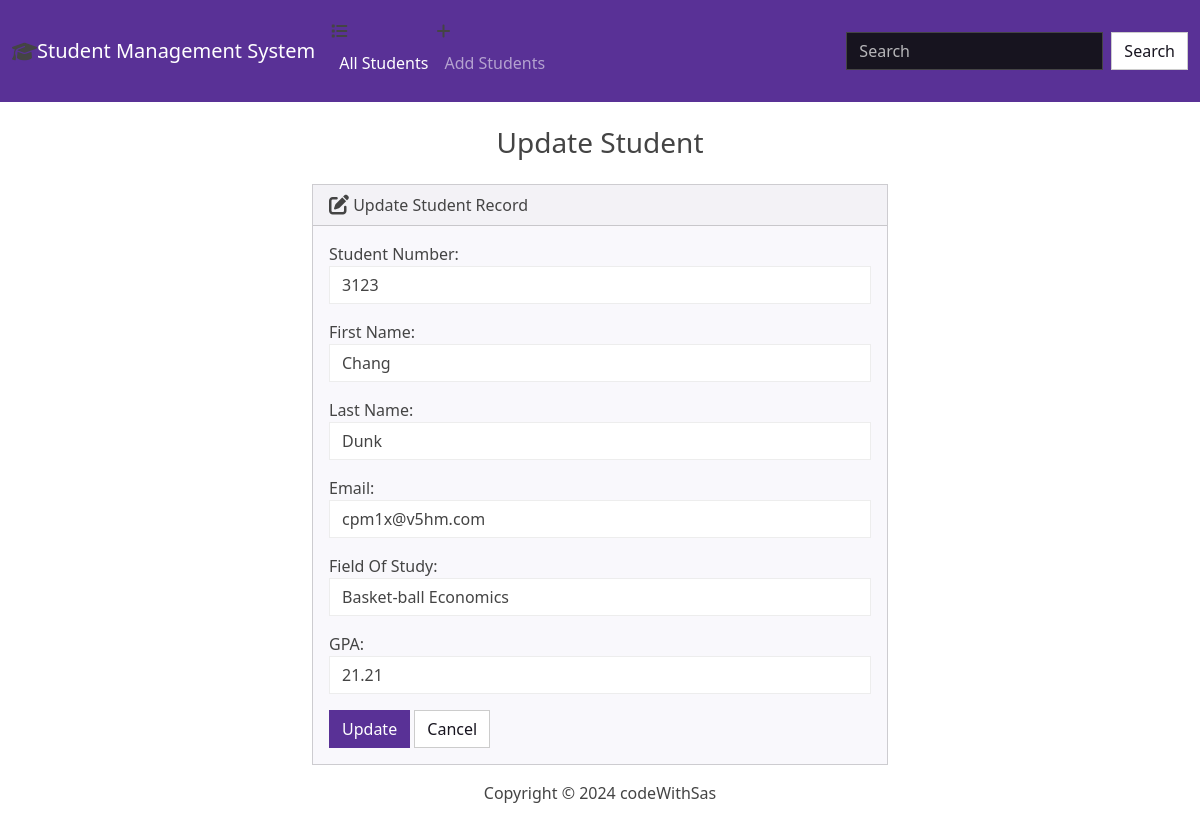
Page /edit/4/ on the committed database.
### students/models.py (models this page shows, shortened)
class Students(models.Model):
    student_Number=models.PositiveIntegerField()
    first_name=models.CharField(max_length=50)
    last_name=models.CharField(max_length=50)
    email=models.EmailField(max_length=100)
    fiels_of_study=models.CharField(max_length=50)
    gpa=models.FloatField()

### students/views.py (the view)
# urls.py: path("", views.index, name='index'), path('<int:id>', views.view_student, name='view_student'), path('add/', views.add, name='add'), path('edit/<str:pk>/', views.edit, name='edit'), path('delete/<str:
def edit(request, pk):
    if request.method=='POST':
        student=Students.objects.get(id=pk)
        form=StudentForms(request.POST, instance=student)
        if form.is_valid():
            form.save()
        return render(request, 'student/index.html', {form:form, 'success':True})
    else:
        student=Students.objects.get(id=pk)
        form=StudentForms(instance=student)
        return render(request, 'students/edit.html', {'form':form})

### students/forms.py
class StudentForms(forms.ModelForm):
    class Meta:
        model=Students
        fields=['student_Number','first_name', 'last_name', 'email', 'fiels_of_study', 'gpa']
        labels={
        'student_Number':'Student Number',
        'first_name':"First Name",
        'last_name':"Last Name",
        'email':"Email",
        'fiels_of_study': "Field Of Study",
        'gpa':"GPA"
            }
        widgets={
        'student_Number':forms.NumberInput(attrs={'class':"form-control"}),
        'first_name':forms.TextInput(attrs={'class':"form-control"}),
        'last_name':forms.TextInput(attrs={'class':"form-control"}),
        'email':forms.EmailInput(attrs={'class':"form-control"}),
        'fiels_of_study':forms.TextInput(attrs={'class':"form-control"}),
        'gpa':forms.NumberInput(attrs={'class':"form-control"})
            }

### students/templates/students/edit.html
{% extends 'students/base.html' %} {% block body %}
<h3 class="text-center m-4">Update Student</h3>
{% if success %}
<div class="alert alert-success" role="alert">
  The student Updated Successfully.
  <a href="{% url 'index' %}" class="alert-link">Go to HomePage</a>
</div>
{% else %}
<div class="row justify-content-center">
  <div class="col-6">
    <div class="card bg-light mb-3">
      <div class="card-header">
        <i class="fa-solid fa-pen-to-square fa-lg"></i> Update Student Record
      </div>
      <div class="card-body">
        <form action="" method="post">
          {% csrf_token %} {{form.as_p}}
          <button type="submit" class="btn btn-primary">Update</button>
          <a href="{% url 'index' %}" class="btn btn-secondary">Cancel</a>
        </form>
      </div>
    </div>
  </div>
</div>
{% endif %} {% endblock %}

### rows in the picture
Students: student_Number "3123", first_name "Chang", last_name "Dunk", email "cpm1x@v5hm.com", fiels_of_study "Basket-ball Economics", gpa "21.21"
